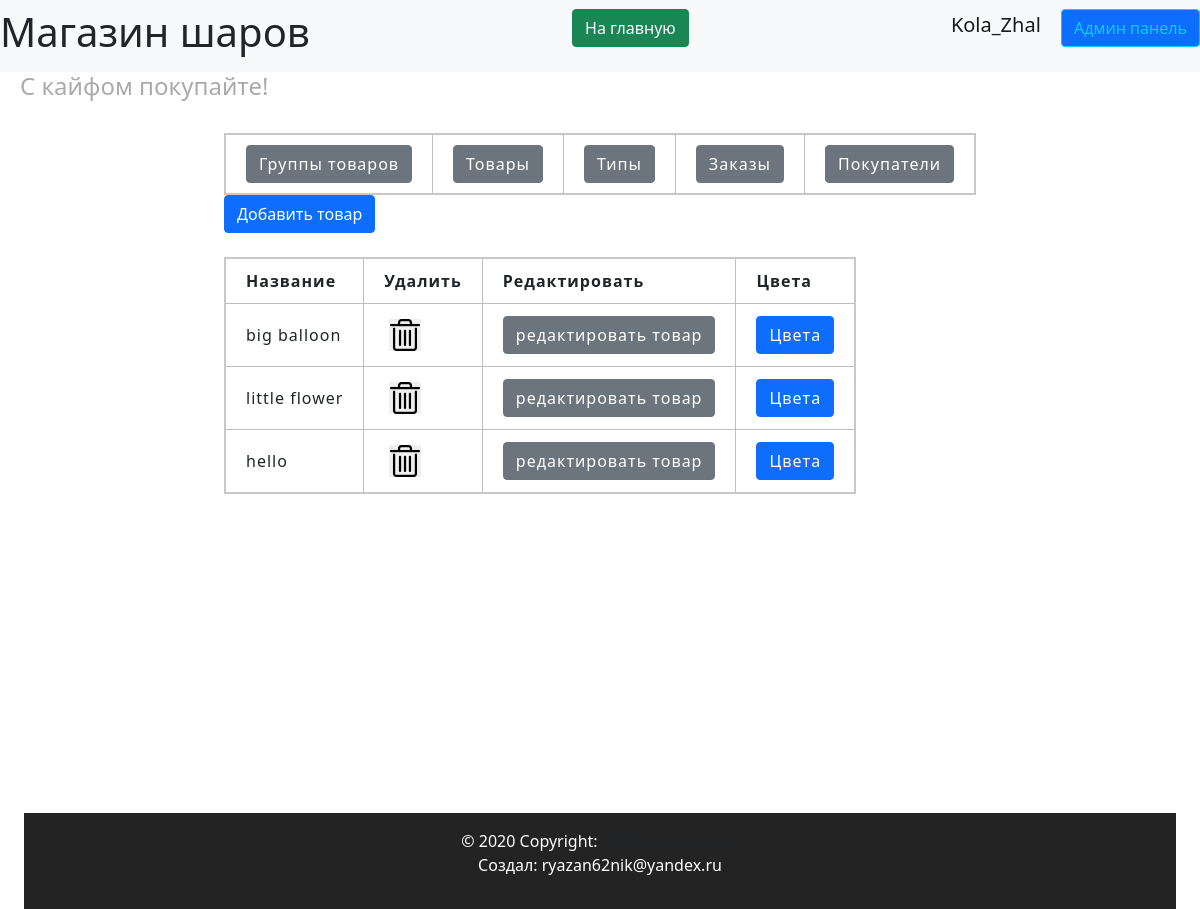
Page /admin/productsgroups (signed in) on the earlier database version.
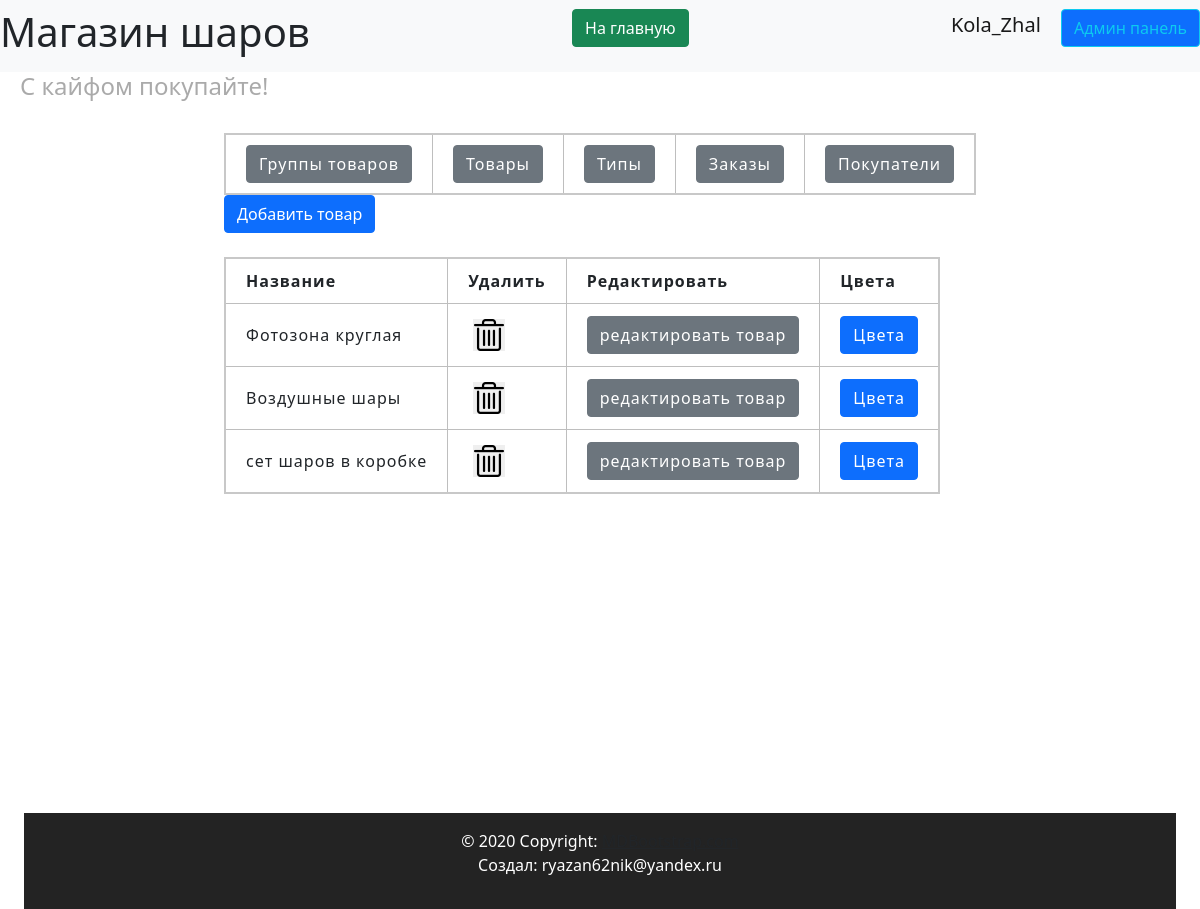
Same page on the later database version.
### data/products_group.py (models this page shows, shortened)
class ProductGroup(SqlAlchemyBase, SerializerMixin):
    __tablename__ = 'product_group'
    id = sqlalchemy.Column(sqlalchemy.Integer,
                           primary_key=True, autoincrement=True)
    title = sqlalchemy.Column(sqlalchemy.String, nullable=True)
    description = sqlalchemy.Column(sqlalchemy.String, nullable=True)
    type = sqlalchemy.Column(sqlalchemy.Integer, sqlalchemy.ForeignKey("types.id"))
    type_relation = orm.relationship('Types')
    products = orm.relationship("Products", back_populates='product_group')

### server.py (the view)
@app.route('/admin/productsgroups', methods=['GET', 'POST'])
@login_required
def admin_productsgroup():
    if current_user.admin:
        db_sess = db_session.create_session()
        productgroups = db_sess.query(ProductGroup).all()
        return render_template('pages/admin_product_groups.html', title='Админ панель',
                               productgroups=productgroups)
    else:
        return render_template('pages/no_rights.html')

### data/db_session.py (called while the page is built)
def create_session() -> Session:
    global __factory
    return __factory()

### server.py (called while the page is built)
@login_manager.user_loader
def load_user(user_id):
    db_sess = db_session.create_session()
    return db_sess.query(User).get(user_id)

### templates/pages/admin_product_groups.html
{% extends "pages/base_admin.html" %}
{% block admincontent %}
<div>
    {% if current_user.is_authenticated %}
    <a href="/admin/add-productgroup" class="btn btn-primary">Добавить товар</a>
    {% endif %}
</div>
<br>
<div>
    <table>
        <tr>
            <th>Название</th>
            <th>Удалить</th>
            <th>Редактировать</th>
            <th>Цвета</th>
        </tr>
        {% for productgroup in productgroups %}
        <tr>
            <td>{{ productgroup.title }}</td>
            <td>
                <button type="submit" onclick="show_me({{productgroup.id}}, 'productgroup');" class="delete-button">
                </button>
            </td>
            <td>
                <a href="/admin/edit-productgroup/{{productgroup.id}}" class="btn btn-secondary">редактировать товар</a>
            </td>
            <td>
                <a href="/admin/products-productgroup/{{productgroup.id}}" class="btn btn-primary">Цвета</a>
            </td>
        </tr>
        {% endfor %}
    </table>
</div>
{% endblock %}

Differences in the rows shown:
removed ProductGroup: title "big balloon"
removed ProductGroup: title "little flower"
removed ProductGroup: title "hello"
added ProductGroup: title "Фотозона круглая"
added ProductGroup: title "Воздушные шары"
added ProductGroup: title "сет шаров в коробке"
